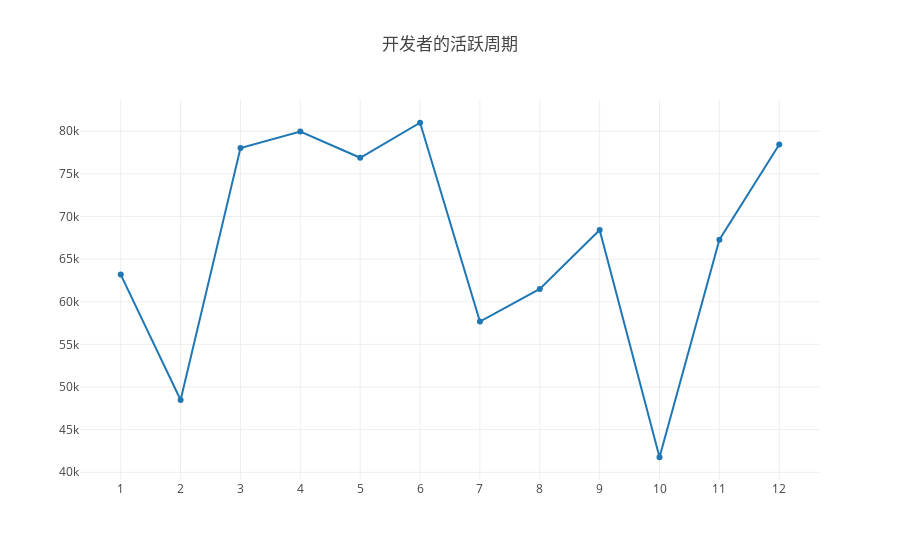

The notebook cell saved with this chart:
### Markdown cell above
通过统计每年的月活动数量来分析开发者的活跃周期，多数情况每年的1、2月份，社区活动次数都会减少，这应该是中国春节假期导致的。而这几年，Paddle社区在7、8、9月份的活动次数在增加，推测原因可能是Paddle社区最近几年推动高校学生来参与开源项目，而这个时间点刚好是学生放暑假的时间，所以时间会比较多。而2021年2、10月份社区的活动次数下降较为明显

### Code cell
//分析开发者的活跃周期
query(    
    `
     select toMonth(created_at) as month,count() as times
     from github_log.events
     group by month
     order by month
    `
).then(data => {
    var months=[];
    var times= []
    data.forEach(d => {
            months.push(d.month);
            times.push(d.times);
    });

openDigger.render.plotly([
    {x: months, y: times, type: 'scatter',mode:'line', name: '2017'}
    ], 
    {
        title: '开发者的活跃周期',
        xaxis: {type: 'category'},
        height: 600,
    });
});

### Figure 1 — Plotly figure (JSON) as saved in the notebook; plotly's stock layout.template omitted (floating-point values rounded to 4 significant figures)
{"data": [{"mode": "line", "name": "2017", "type": "scatter", "x": [1, 2, 3, 4, 5, 6, 7, 8, 9, 10, 11, 12], "y": ["63189", "48483", "78039", "79962", "76888", "80995", "57682", "61508", "68417", "41764", "67283", "78442"]}], "layout": {"autosize": true, "title": {"text": "开发者的活跃周期"}, "xaxis": {"autorange": true, "range": [-0.6754, 11.68], "type": "category"}, "yaxis": {"autorange": true, "range": [39140.0, 83620.0], "type": "linear"}}}
